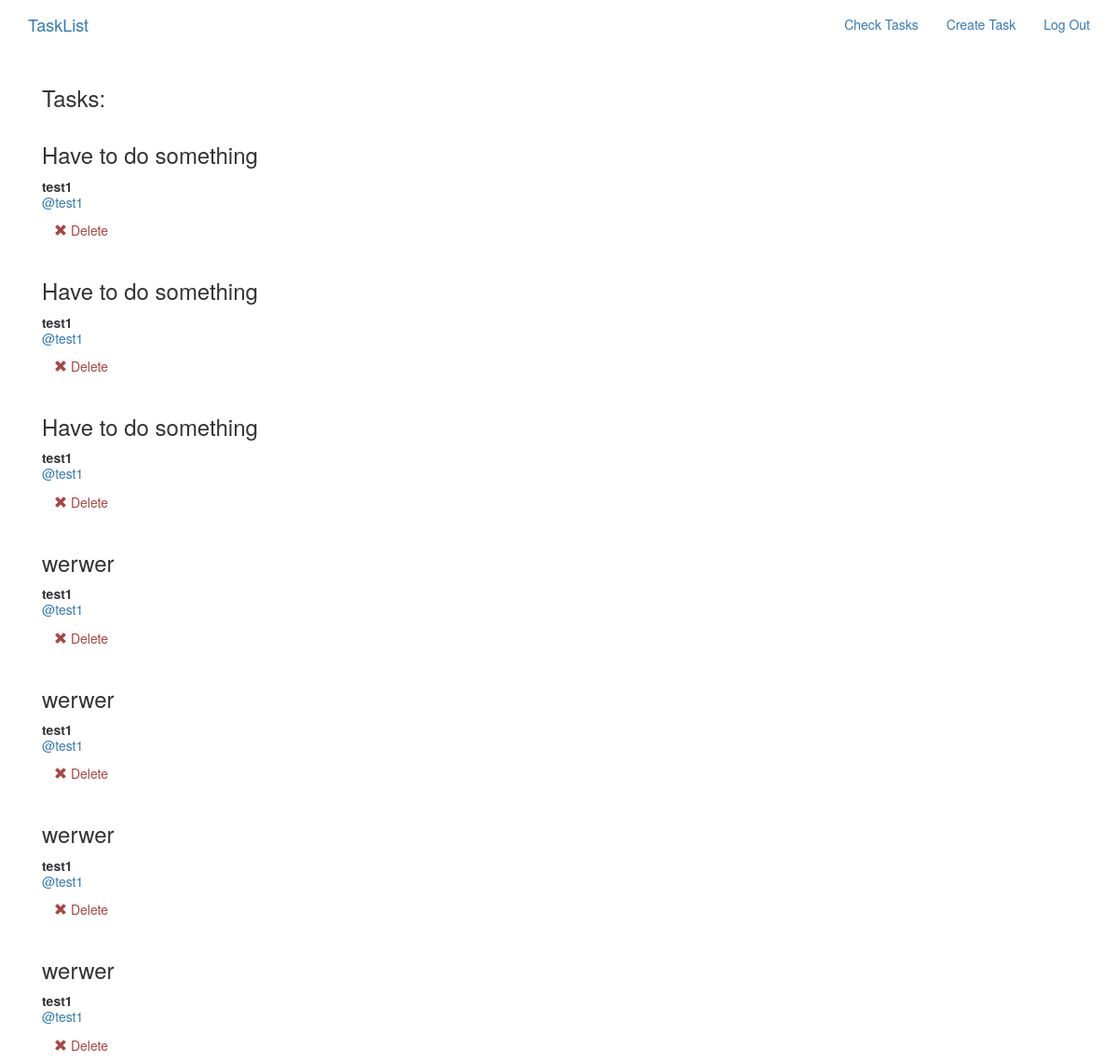
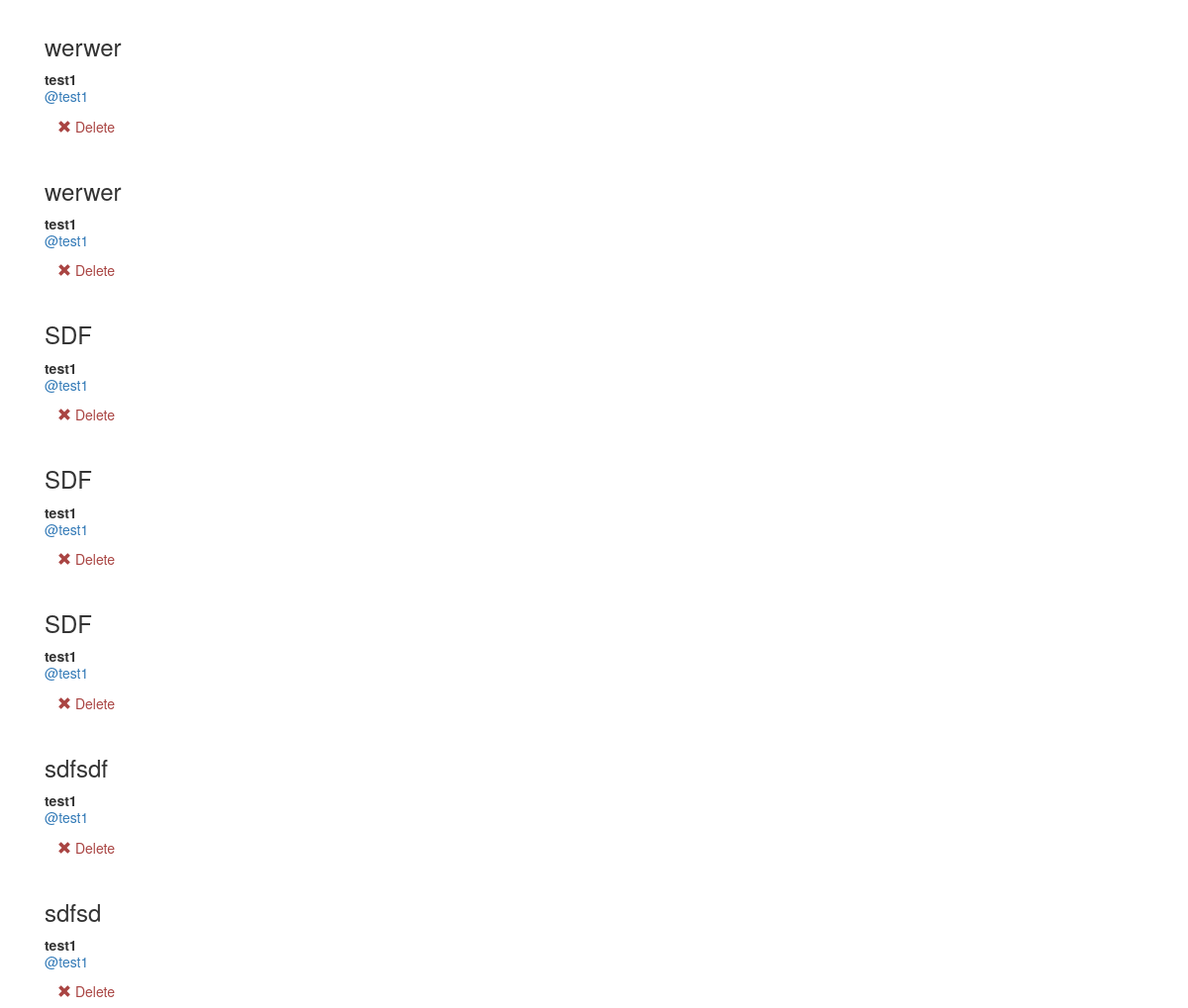
Page /tasks/ (signed in) on the committed database (2 pictures, top to bottom).
### tasks/models.py (models this page shows, shortened)
class Task(models.Model):
    user = models.ForeignKey(User, related_name='tasks',
                             on_delete=models.CASCADE)
    created_date = models.DateField(auto_now=True)
    title = models.CharField(max_length=100)
    message = models.TextField()

### tasks/views.py (the view)
# urls.py: path("", task_views.TasksList.as_view(), name="all"),
class TasksList(LoginRequiredMixin, generic.ListView): #SelectRelatedMixin,
    model = models.Task

### tasks/templates/tasks/task_list.html
{% extends "tasks/task_base.html" %}
{% block task_content %}
    {% if user.is_authenticated %}
      <div class="col-md-8">
        {% if task_list.count == 0 or task_list == None %}
          <h2>No created tasks yet!</h2>
        {% else %}
        <h3>Tasks:</h3>
          {% for task in task_list %}
            {% include "tasks/_task.html" with hide_delete=False %}
          {% endfor %}
        {% endif %}
      </div>
    {% endif %}
  </div>
{% endblock %}

### tasks/templates/tasks/task_base.html (shortened to what this page needs)
{% extends "base.html" %}
{% block content %}
  <div class="container">
    {% block task_content %}{% endblock %}
{% endblock %}

### templates/base.html (shortened to what this page needs)
<!DOCTYPE html>
<html>
  <head>
    <link rel="stylesheet" href="https://maxcdn.bootstrapcdn.com/bootstrap/3.3.7/css/bootstrap.min.css">
    <link rel="stylesheet" href="https://maxcdn.bootstrapcdn.com/bootstrap/3.3.7/css/bootstrap-theme.min.css">
  </head>
  <body>
    <nav class="navbar mynav" role="navigation", id="navbar">
      <div class="container">
        <a class="navbar-brand mynav" href="{% url 'home' %}">TaskList</a>
        <ul class="nav navbar-nav navbar-right">
          {% if user.is_authenticated %}
            <li><a href="{% url 'tasks:all' %}">Check Tasks</a></li>
            <li> <a href="{% url 'tasks:create' %}"> Create Task </a></li>
            <li><a href="{% url 'accounts:logout' %}">Log Out</a></li>
          {% else %}
            <li><a href="{% url 'accounts:login' %}">Log in</a></li>
            <li><a href="{% url 'accounts:signup' %}">Sign Up</a></li>
          {% endif %}
        </ul>
      </div>
    </nav>
    {% block content %}
    {% endblock %}
  </body>
</html>

### tasks/templates/tasks/_task.html (shortened to what this page needs)
<div class="task media">
  <h3>{{task.message}}</h3>
  <div class="media-body">
    <strong>{{task.user.username}}</strong>
    <h5 class="media-heading">
      <span class="username">
        <a href="{% url 'tasks:user_tasks' username=task.user.username %}">
          @{{task.user.username}}
        </a>
      </span>
    </h5>
    <div class="media-footer">
      {% if hide_delete == False %}
        <a href="{% url 'tasks:delete' pk=task.pk %}" title="delete" class="btn btn-simple">
          <span class="glyphicon glyphicon-remove text-danger" aria-hidden="true"></span>
					<span class="text-danger icon-label">Delete</span>
        </a>
      {% endif %}
    </div>
  </div>
</div>

### rows in the picture
Task: message "Have to do something", user.username "test1"
Task: message "Have to do something", user.username "test1"
Task: message "Have to do something", user.username "test1"
Task: message "werwer", user.username "test1"
Task: message "werwer", user.username "test1"
Task: message "werwer", user.username "test1"
Task: message "werwer", user.username "test1"
Task: message "werwer", user.username "test1"
Task: message "werwer", user.username "test1"
Task: message "SDF", user.username "test1"
Task: message "SDF", user.username "test1"
Task: message "SDF", user.username "test1"
Task: message "sdfsdf", user.username "test1"
Task: message "sdfsd", user.username "test1"
